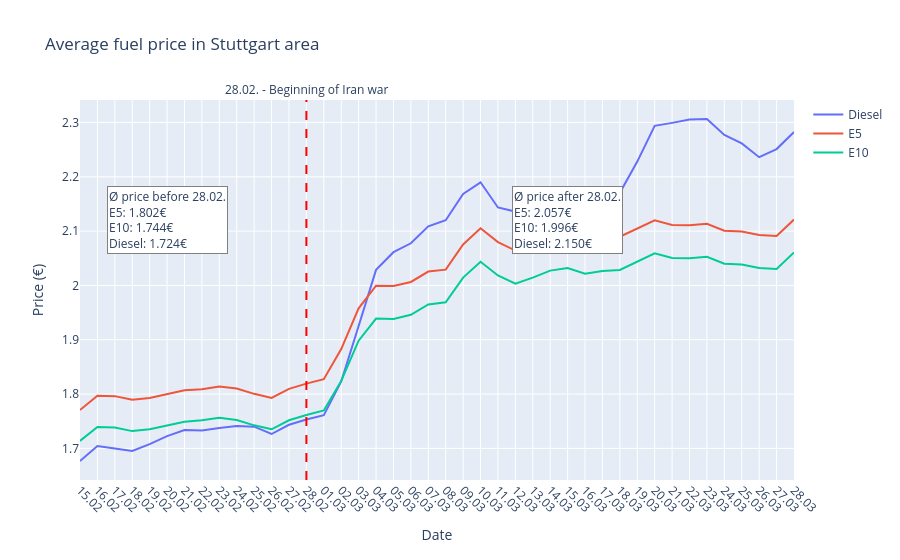

The code cell stored with this chart in its notebook:
### Code cell
# Durchschnittspreis pro Messpunkt (retrieval_date + retrieval_time)
df_avg = df_filled.groupby('retrieval_date')[['diesel', 'e5', 'e10']].mean().reset_index()

# Durchschnittspreis vor und nach 28.02.2026
avg_vor = df_filled[df_filled['retrieval_date'] <= date(2026, 2, 28)][['diesel', 'e5', 'e10']].mean()
avg_nach = df_filled[df_filled['retrieval_date'] > date(2026, 2, 28)][['diesel', 'e5', 'e10']].mean()


fig = go.Figure()

fig.add_trace(go.Scatter(x=df_avg['retrieval_date'], y=df_avg['diesel'], name='Diesel', mode='lines'))
fig.add_trace(go.Scatter(x=df_avg['retrieval_date'], y=df_avg['e5'], name='E5', mode='lines'))
fig.add_trace(go.Scatter(x=df_avg['retrieval_date'], y=df_avg['e10'], name='E10', mode='lines'))

fig.update_layout(
    title='Average fuel price in Stuttgart area',
    xaxis_title='Date',
    yaxis_title='Price (€)',
    hovermode='x unified'
)

fig.update_xaxes(
    dtick="D1",
    tickformat="%d.%m",
    tickangle=45
)


fig.add_vline(
    x=pd.Timestamp("2026-02-28").timestamp() * 1000,
    line_dash="dash",
    line_color="red",
    annotation_text="28.02. - Beginning of Iran war",
    annotation_position="top"
)
fig.add_annotation(x=date(2026, 2, 20), y=df_avg['e5'].max(),
                   text=f"Ø price before 28.02.<br>E5: {avg_vor['e5']:.3f}€<br>E10: {avg_vor['e10']:.3f}€<br>Diesel: {avg_vor['diesel']:.3f}€",
                   showarrow=False, align='left',
                   bgcolor='white', bordercolor='gray', borderwidth=1)

fig.add_annotation(x=date(2026, 3, 15), y=df_avg['e5'].max(),
                   text=f"Ø price after 28.02.<br>E5: {avg_nach['e5']:.3f}€<br>E10: {avg_nach['e10']:.3f}€<br>Diesel: {avg_nach['diesel']:.3f}€",
                   showarrow=False, align='left',
                   bgcolor='white', bordercolor='gray', borderwidth=1)
fig.show()

# Preisverlauf speichern
fig.write_image("assets/preisverlauf.png", width=1668, height=450)

### Figure 1 — Plotly figure (JSON) as saved in the notebook; plotly's stock layout.template omitted (floating-point values rounded to 4 significant figures)
{"data": [{"mode": "lines", "name": "Diesel", "type": "scatter", "x": ["2026-02-15", "2026-02-16", "2026-02-17", "2026-02-18", "2026-02-19", "2026-02-20", "2026-02-21", "2026-02-22", "2026-02-23", "2026-02-24", "2026-02-25", "2026-02-26", "2026-02-27", "2026-02-28", "2026-03-01", "2026-03-02", "2026-03-03", "2026-03-04", "2026-03-05", "2026-03-06", "2026-03-07", "2026-03-08", "2026-03-09", "2026-03-10", "2026-03-11", "2026-03-12", "2026-03-13", "2026-03-14", "2026-03-15", "2026-03-16", "2026-03-17", "2026-03-18", "2026-03-19", "2026-03-20", "2026-03-21", "2026-03-22", "2026-03-23", "2026-03-24", "2026-03-25", "2026-03-26", "2026-03-27", "2026-03-28"], "y": [1.677, 1.704, 1.7, 1.695, 1.708, 1.723, 1.734, 1.733, 1.738, 1.741, 1.74, 1.727, 1.744, 1.753, 1.761, 1.823, 1.925, 2.029, 2.061, 2.078, 2.109, 2.12, 2.168, 2.19, 2.144, 2.136, 2.159, 2.163, 2.168, 2.163, 2.164, 2.171, 2.228, 2.294, 2.299, 2.305, 2.306, 2.277, 2.261, 2.236, 2.251, 2.282]}, {"mode": "lines", "name": "E5", "type": "scatter", "x": ["2026-02-15", "2026-02-16", "2026-02-17", "2026-02-18", "2026-02-19", "2026-02-20", "2026-02-21", "2026-02-22", "2026-02-23", "2026-02-24", "2026-02-25", "2026-02-26", "2026-02-27", "2026-02-28", "2026-03-01", "2026-03-02", "2026-03-03", "2026-03-04", "2026-03-05", "2026-03-06", "2026-03-07", "2026-03-08", "2026-03-09", "2026-03-10", "2026-03-11", "2026-03-12", "2026-03-13", "2026-03-14", "2026-03-15", "2026-03-16", "2026-03-17", "2026-03-18", "2026-03-19", "2026-03-20", "2026-03-21", "2026-03-22", "2026-03-23", "2026-03-24", "2026-03-25", "2026-03-26", "2026-03-27", "2026-03-28"], "y": [1.771, 1.797, 1.796, 1.789, 1.793, 1.801, 1.807, 1.809, 1.814, 1.81, 1.8, 1.793, 1.81, 1.819, 1.827, 1.883, 1.958, 2.0, 1.999, 2.006, 2.026, 2.029, 2.075, 2.105, 2.08, 2.064, 2.075, 2.088, 2.093, 2.082, 2.088, 2.09, 2.104, 2.12, 2.111, 2.111, 2.113, 2.101, 2.099, 2.093, 2.091, 2.121]}, {"mode": "lines", "name": "E10", "type": "scatter", "x": ["2026-02-15", "2026-02-16", "2026-02-17", "2026-02-18", "2026-02-19", "2026-02-20", "2026-02-21", "2026-02-22", "2026-02-23", "2026-02-24", "2026-02-25", "2026-02-26", "2026-02-27", "2026-02-28", "2026-03-01", "2026-03-02", "2026-03-03", "2026-03-04", "2026-03-05", "2026-03-06", "2026-03-07", "2026-03-08", "2026-03-09", "2026-03-10", "2026-03-11", "2026-03-12", "2026-03-13", "2026-03-14", "2026-03-15", "2026-03-16", "2026-03-17", "2026-03-18", "2026-03-19", "2026-03-20", "2026-03-21", "2026-03-22", "2026-03-23", "2026-03-24", "2026-03-25", "2026-03-26", "2026-03-27", "2026-03-28"], "y": [1.714, 1.739, 1.739, 1.732, 1.735, 1.743, 1.749, 1.752, 1.756, 1.752, 1.742, 1.735, 1.752, 1.762, 1.77, 1.824, 1.898, 1.939, 1.938, 1.946, 1.965, 1.969, 2.014, 2.043, 2.018, 2.003, 2.014, 2.027, 2.032, 2.022, 2.026, 2.029, 2.043, 2.059, 2.051, 2.05, 2.053, 2.04, 2.039, 2.032, 2.03, 2.061]}], "layout": {"annotations": [{"showarrow": false, "text": "28.02. - Beginning of Iran war", "x": 1772236800000, "xanchor": "center", "xref": "x", "y": 1, "yanchor": "bottom", "yref": "y domain"}, {"align": "left", "bgcolor": "white", "bordercolor": "gray", "borderwidth": 1, "showarrow": false, "text": "Ø price before 28.02.<br>E5: 1.802€<br>E10: 1.744€<br>Diesel: 1.724€", "x": "2026-02-20", "y": 2.121}, {"align": "left", "bgcolor": "white", "bordercolor": "gray", "borderwidth": 1, "showarrow": false, "text": "Ø price after 28.02.<br>E5: 2.057€<br>E10: 1.996€<br>Diesel: 2.150€", "x": "2026-03-15", "y": 2.121}], "hovermode": "x unified", "shapes": [{"line": {"color": "red", "dash": "dash"}, "type": "line", "x0": 1772236800000, "x1": 1772236800000, "xref": "x", "y0": 0, "y1": 1, "yref": "y domain"}], "title": {"text": "Average fuel price in Stuttgart area"}, "xaxis": {"dtick": "D1", "tickangle": 45, "tickformat": "%d.%m", "title": {"text": "Date"}}, "yaxis": {"title": {"text": "Price (€)"}}}}
